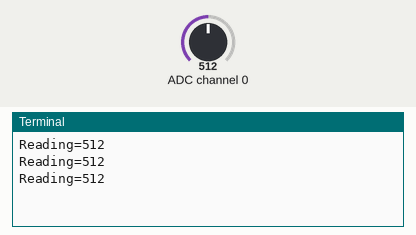
Recording of a program running on a simulated Raspberry Pi (BCM pin numbers). On the bench: the last lines printed to the terminal. The test bench sets the inputs (shaded band); at power-on: ADC channel 0 = 512 (analog values on the 0–1023 scale).

Above: at 1.2 s.
1.3 s: ADC channel 0 set to 716
At 1.9 s:
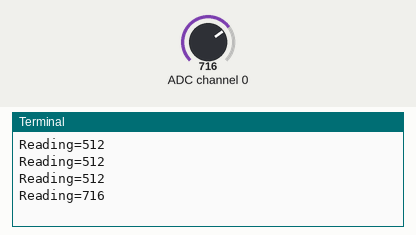
2.8 s: ADC channel 0 set to 900
At 3.4 s:
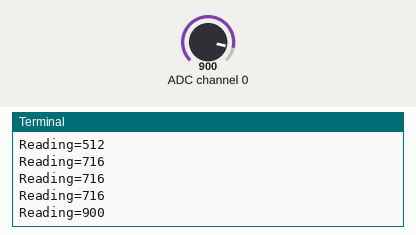
Timing chart, 0 to 5.8 s (numbered marks = the images above; inputs shaded):
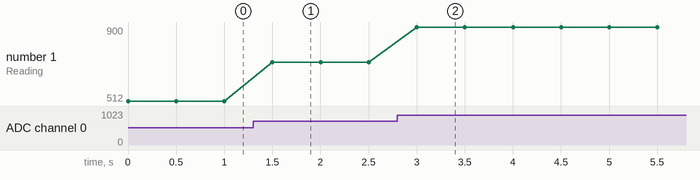

Measured:
- after the input at 1.3 s, the terminal: prints a new line after 0.20 s (image 1)
- after the input at 2.8 s, the terminal: prints a new line after 0.20 s (image 2)
- plotted number 1: 512 → 716 after the input at 1.3 s, 716 → 900 after the input at 2.8 s

The program:

LDR.py
```python
import spidev
import time

#SPI 인스턴스 생성
spi = spidev.SpiDev()

#SPI 통신 시작
spi.open(0,0) #bus: 0, dev:0

#SPI 최대 통신 속도
spi.max_speed_hz = 1000000

#analog -> digital 변환
def analog_read(channel):
    #[byte_1,byte_2,byte_3]
    #byte_1 : 1
    #byte_2 : channel(0) + 8 : 0000 1000 -> 1000 0000
    #byte_3 : 0
    ret = spi.xfer2([1,(8+channel)<<4,0])
    adc_out = ((ret[1]&3)<<8)+ret[2]
    return adc_out

try:
    while True:
        reading = analog_read(0)
        voltage = reading * 3.3 / 1023
        print("Reading=%d"%reading)
        time.sleep(0.5)
finally:
    spi.close()
```
